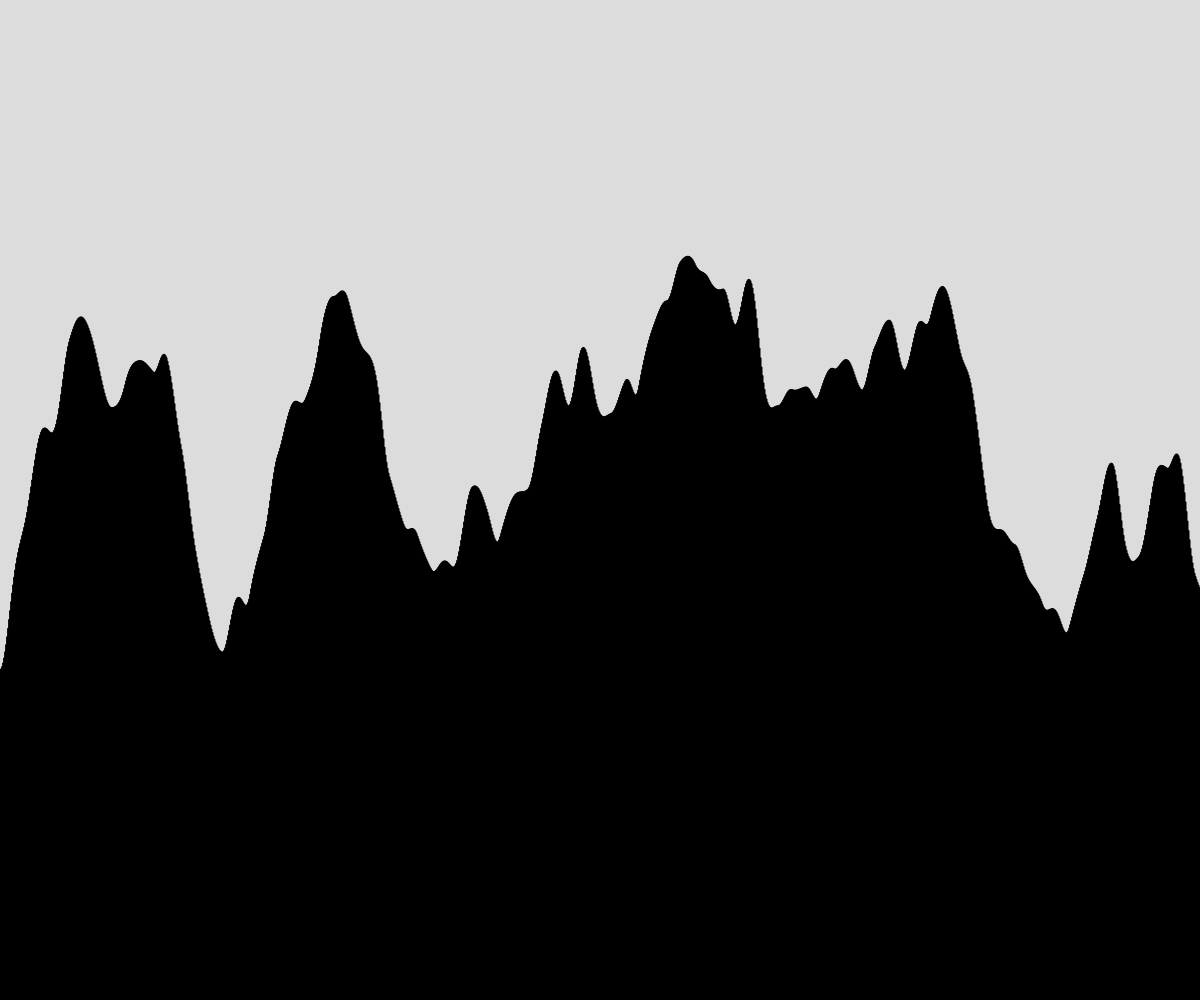
Frame 1 (no input)
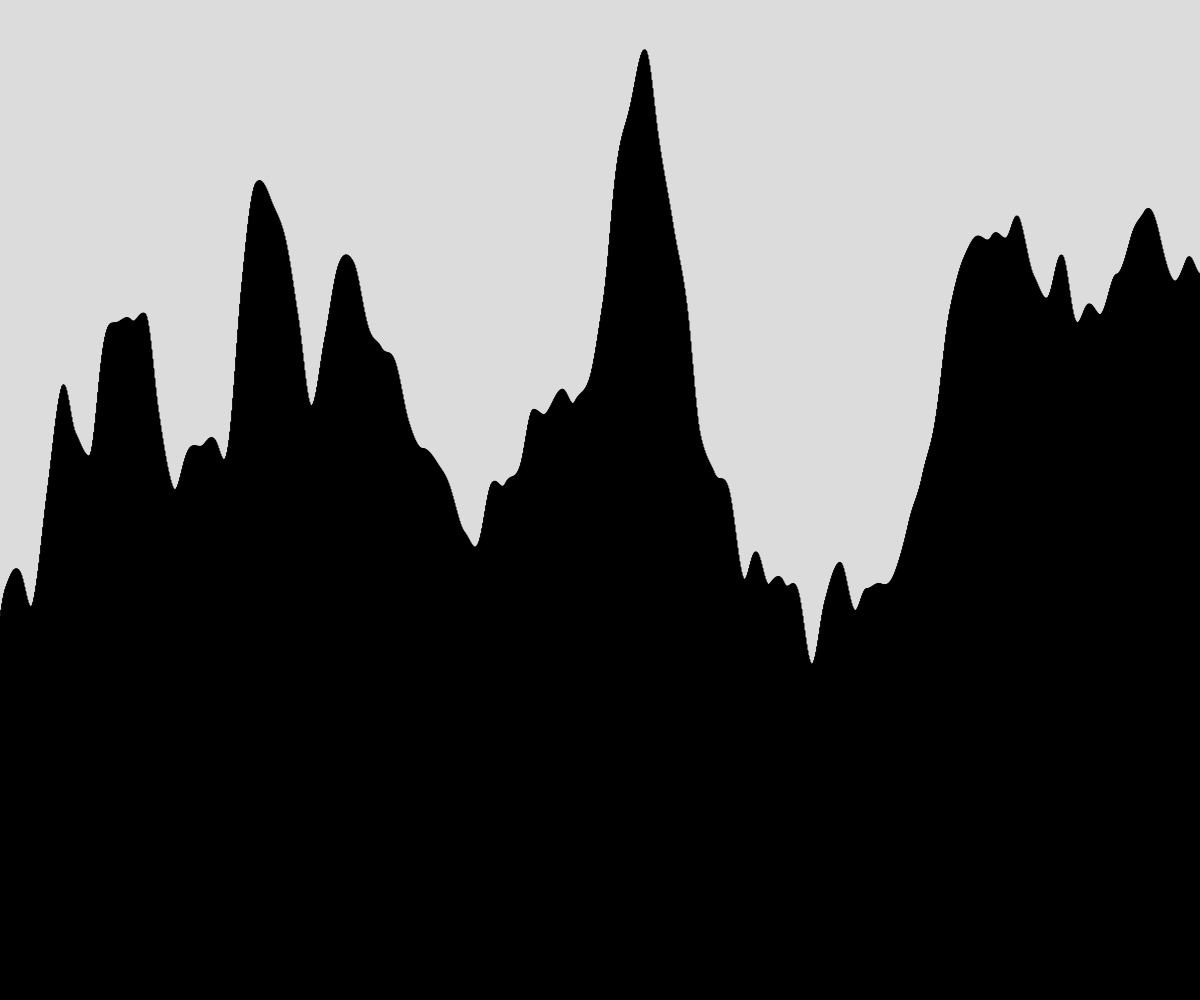
Frame 60 (no input)
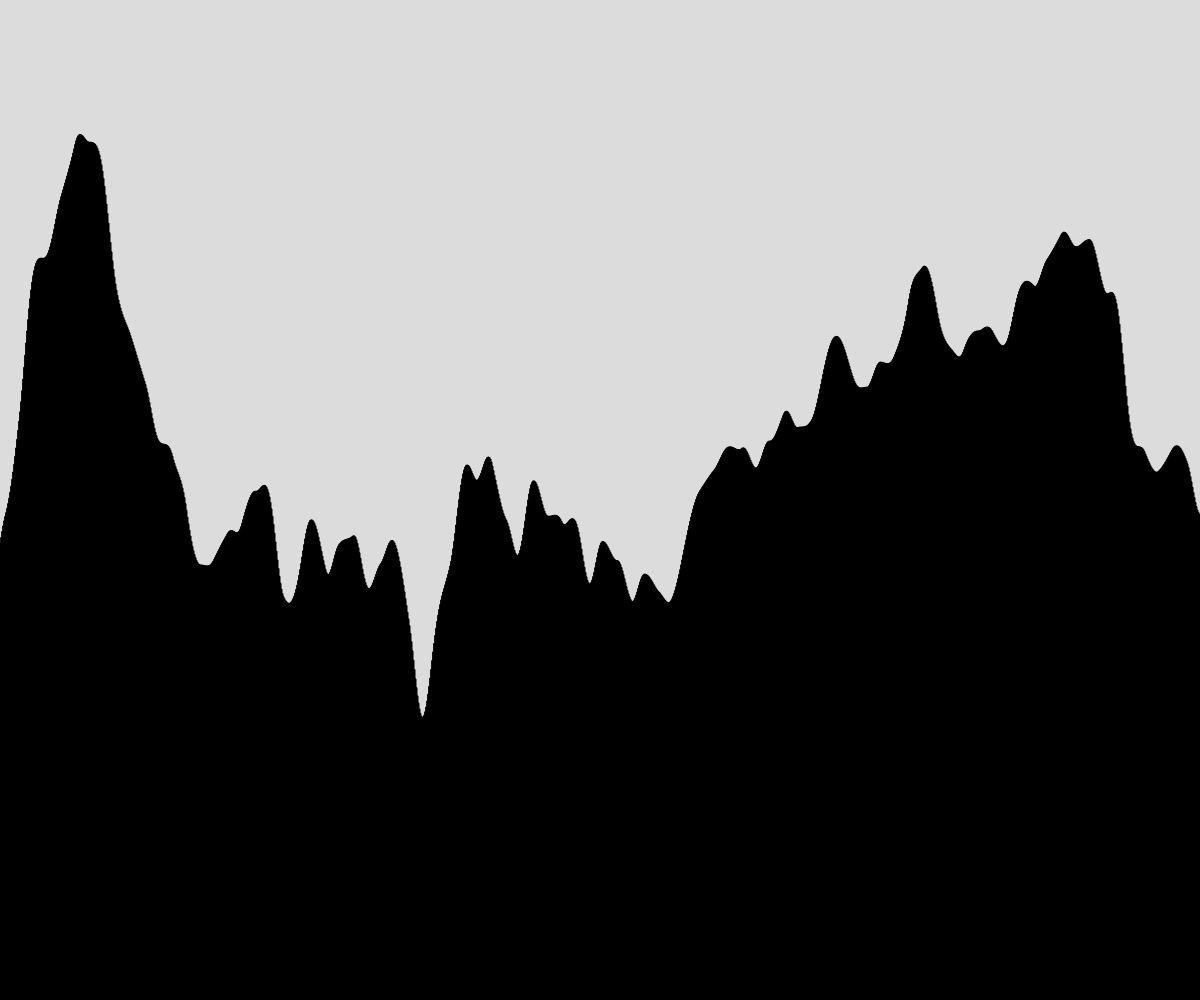
Frame 120 (the mouse pressed at the canvas centre since frame 60)

The p5.js sketch that drew these frames (run headless with seeded random() and noise() and a simulated clock; from frame 60 on, the mouse is pressed at the canvas centre):

// p5.js sketch
// ── sketch.js


let x = 0; let w = 1;
let y = 0; let h = 0;
let min = 0, max = 0;
let noisetime = 0, noisespeed = 0.009;

function setup() {
  createCanvas(windowWidth, windowHeight);
  
}

function draw() {
  background(220);
  drawterrain();
}


function drawterrain(){
  fill("black");
  h = height;
  max = height;
  for (let x = 0; x < width; x += w ){
  y = noise(noisetime);
  y = map(y, 0, 1, min, max);
  rect(x,y,w,h);

  noisetime += noisespeed;
  }
  
}

function keyPressed(){
  console.log(keyCode);
  if (keyCode === 37){ // left arrow
    if (w > 2){
      w += -1;
    }
    
  }
  else if (keyCode == 39){ // right arrow
    if (w < 60){
      w += 1;
    }
  }
  
}
